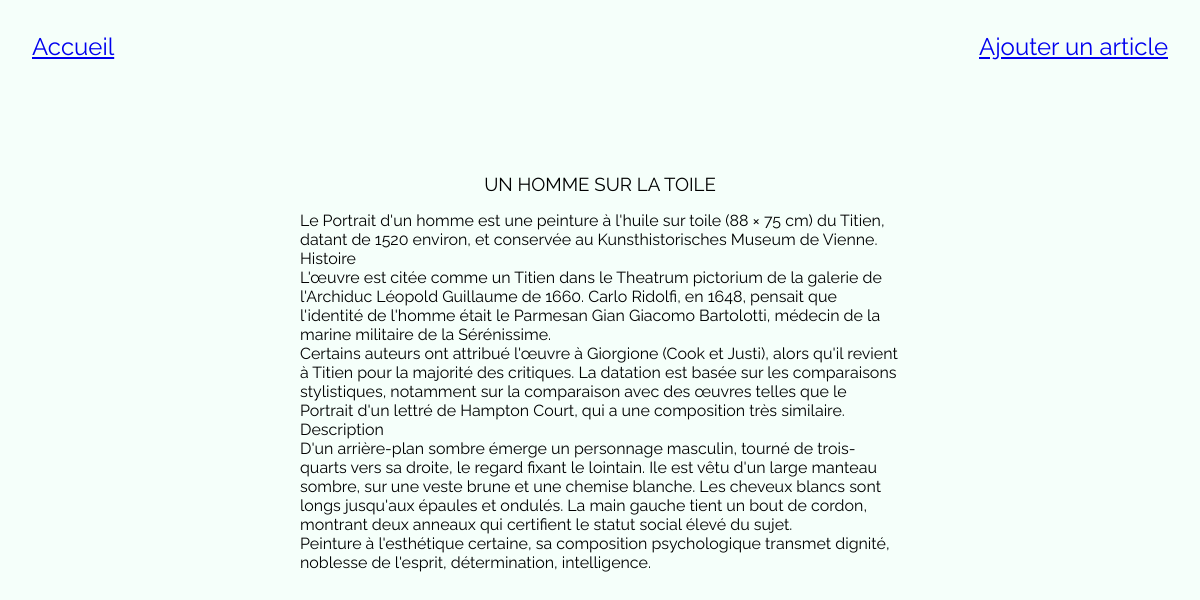
Screenshot of /blog/un-homme-sur-la-toile (signed in) with the database file from the repository.
### posts/models.py (models this page shows, shortened)
class BlogPost(models.Model):
    title = models.CharField(max_length=255, unique=True, verbose_name="Titre")# verbose_name permet de donner un label qui doit s'afficher dans les formulaires
    slug = models.CharField(max_length=255, unique=True, blank=True)
    author = models.ForeignKey(User, on_delete=models.SET_NULL, null=True, blank=True)
    last_updated = models.DateTimeField(auto_now=True)
    created_on = models.DateField(blank=True, null=True)
    published = models.BooleanField(default=False, verbose_name="Publié")
    content = models.TextField(blank=True, verbose_name="Contenu")
    thumbnail = models.ImageField(blank=True, upload_to='blog')
    class Meta:
        ordering = ['-created_on']
        verbose_name = "Article"

### posts/views.py (the view)
# urls.py: path('<str:slug>', BlogPostDetail.as_view(), name="post"),
class BlogPostDetail(DetailView):
    model = BlogPost
    context_object_name = "post"

### posts/templates/posts/blogpost_detail.html (shortened to what this page needs)
{% extends 'base.html' %}
{% block content %}
    <article class="post-detail">
       <h1>{{ post.title}}</h1>
        <div>{{ post.content|linebreaks|safe }}</div>
    </article>
{% endblock %}

### posts/static/css/style.css (style rules this page uses)
body { background-color: mintcream; font-family: 'Raleway', sans-serif; }
#blog article { width: 50%; margin-top: 2rem; }
.post-detail { display: flex; flex-direction: column; align-items: center }
.post-detail > h1 { text-transform: uppercase; margin-bottom: 1rem; }

### rows the page displays
BlogPost: title "UN HOMME SUR LA TOILE", content "Le Portrait d'un homme est une peinture à l'huile sur toile (88 × 75 cm) du Titien, datant de 1520 environ, et conservée au Kunsthistorisches Museum de Vienne. Histoire L'œuvre est citée comme un Titien dans le Theatrum pictorium de la galerie de l'Archiduc Léopold Guillaume de 1660. Carlo Ridolfi, en 1648, pensait que l'identité de l'homme était le Parmesan Gian Giacomo Bartolotti, médecin de la marine militaire de la Sérénissime. Certains auteurs ont attribué l'œuvre à Giorgione (Cook et Justi), alors qu'il revient à Titien pour la majorité des critiques. La datation est basée sur les comparaisons stylistiques, notamment sur la comparaison avec des œuvres telles que le Portrait d'un…"
